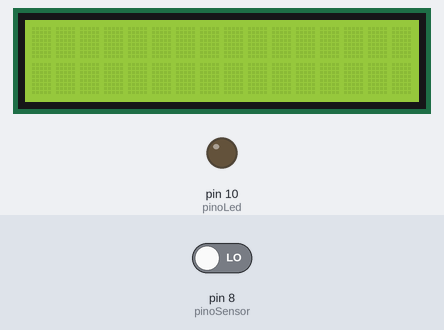
The sketch below on a simulated Arduino Uno, built with avr-gcc and run on an emulated ATmega328P. Parts: 16×2 character LCD, output pins drawn as LEDs (lit = HIGH). The inputs (shaded band) are chosen by the test bench; at power-on: pin 8 (pinoSensor) LOW.

Above: at 1.2 s.
1.3 s: pin 8 (pinoSensor) driven HIGH
At 2.73 s:
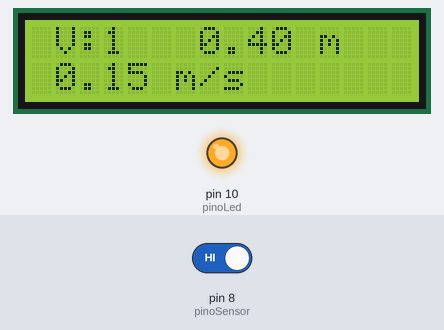
2.9 s: pin 8 (pinoSensor) driven LOW
At 3.3 s:
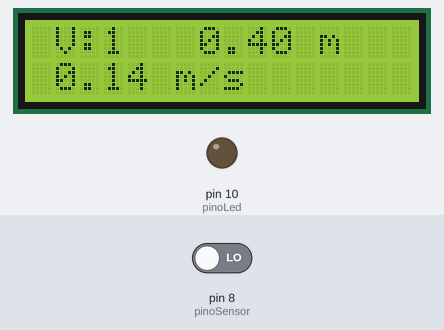
4.4 s: pin 8 (pinoSensor) driven HIGH
At 11.6 s:
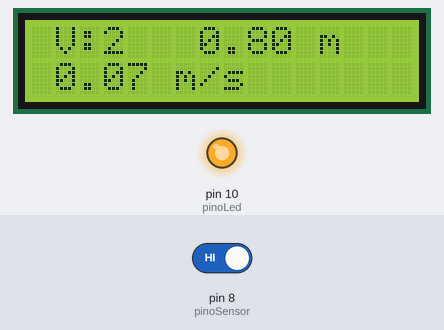
Timing chart, 0 to 12.1 s (numbered marks = the images above; inputs shaded):
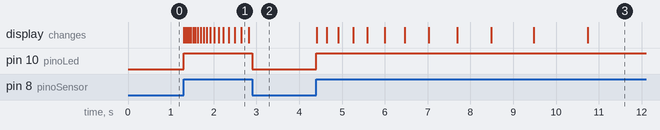

Measured:
- after the input at 1.3 s, pin 10 (pinoLed): LOW → HIGH at once; the display: first changes at once (image 1 shows a later state)
- after the input at 2.9 s, pin 10 (pinoLed): HIGH → LOW at once
- after the input at 4.4 s, pin 10 (pinoLed): LOW → HIGH at once; the display: first changes at once (image 3 shows a later state)

The sketch:

projeto_contador_ratos.ino
```cpp
#include <LiquidCrystal.h>

// Ligações do Arduino
const int rs = 12, en = 11, d4 = 5, d5 = 4, d6 = 3, d7 = 2;
LiquidCrystal lcd(rs, en, d4, d5, d6, d7);

const int pinoSensor = 8; // PINO DIGITAL UTILIZADO PELA SAÍDA DO SENSOR
const int pinoLed = 10; // PINO DIGITAL UTILIZADO PELO LED
int contador = 0; // Variável para contar as vezes que o LED pisca
int comprimento = 40; // Comprimento percorrido em centímetros
bool ledAceso = false; // Estado atual do LED
bool ledDesligadoAnterior = true; // Estado anterior do LED
unsigned long tempoInicial = 0; // Tempo inicial em milissegundos
unsigned long tempoAtual = 0; // Tempo atual em milissegundos
unsigned long tempoDecorrido = 0; // Tempo decorrido em milissegundos
float distanciaTotal = 0.0; // Distância total percorrida em metros
float velocidadeMedia = 0.0; // Velocidade média em metros por segundo

void setup() {
  Serial.begin(9600); // INICIALIZA A SERIAL
  lcd.begin(16, 2); // Inicializa o display LCD com 16 colunas e 2 linhas
  pinMode(pinoSensor, INPUT); // DEFINE O PINO COMO ENTRADA
  pinMode(pinoLed, OUTPUT); // DEFINE O PINO COMO SAÍDA
  digitalWrite(pinoLed, LOW); // LED INICIA DESLIGADO
  tempoInicial = millis(); // Captura o tempo inicial
  lcd.setCursor(0, 0); // Posiciona o cursor na coluna 0, linha 0
  //lcd.print("Voltas: 0"); // Inicializa o display com a contagem de voltas
  lcd.setCursor(0, 1); // Posiciona o cursor na coluna 0, linha 1
  //lcd.print("Distancia: 0m"); // Inicializa o display com a distância total
}

void loop() {
  static int comprimentoTotal = 0; // Variável para armazenar o comprimento total percorrido

  if (digitalRead(pinoSensor) == HIGH) { // SE LEITURA DO PINO FOR IGUAL A 1 (HIGH), FAZ
    digitalWrite(pinoLed, HIGH); // ACENDE O LED
    ledAceso = true; // Atualiza o estado do LED
  } else { // SENÃO, FAZ
    digitalWrite(pinoLed, LOW); // APAGA O LED
    ledAceso = false; // Atualiza o estado do LED
  }

  if (ledAceso && ledDesligadoAnterior) { // Detecta a transição de desligado para ligado
    contador++; // Incrementa o contador
    comprimentoTotal += comprimento; // Acrescenta o comprimento ao comprimento total
    ledDesligadoAnterior = false; // Atualiza o estado anterior do LED
  } else if (!ledAceso) { // Atualiza o estado anterior do LED quando estiver desligado
    ledDesligadoAnterior = true;
  }

  if (ledAceso) { // Atualiza o display somente quando o LED estiver aceso
    tempoAtual = millis(); // Captura o tempo atual
    tempoDecorrido = tempoAtual - tempoInicial; // Calcula o tempo decorrido em milissegundos
    distanciaTotal = (float)comprimentoTotal / 100.0; // Converte a distância total de centímetros para metros
    velocidadeMedia = (float)comprimentoTotal / (float)tempoDecorrido * 1000.0 / 100.0; // Calcula a velocidade média em metros por segundo

    lcd.setCursor(1, 0); // Posiciona o cursor na coluna 7, linha 0
    lcd.print("V:"); // Atualiza a contagem de voltas no display
    lcd.print(contador); // Atualiza a contagem de voltas no display

    lcd.setCursor(7, 0); // Posiciona o cursor na coluna 10, linha 1
    lcd.print(distanciaTotal); // Atualiza a distância total no display
    lcd.print(" m"); // Atualiza a distância total no display

    // lcd.print("Distancia"); // Limpa o restante da linha

    if (velocidadeMedia >= 0.0) { // Verifica se a velocidade média é um valor válido
      lcd.setCursor(1, 2); // Posiciona o cursor na coluna 12, linha 0
      lcd.print(velocidadeMedia); // Atualiza a velocidade média no display
      lcd.print(" m/s"); // Exibe o texto "Velocidade:"
    }
  }
}
```
